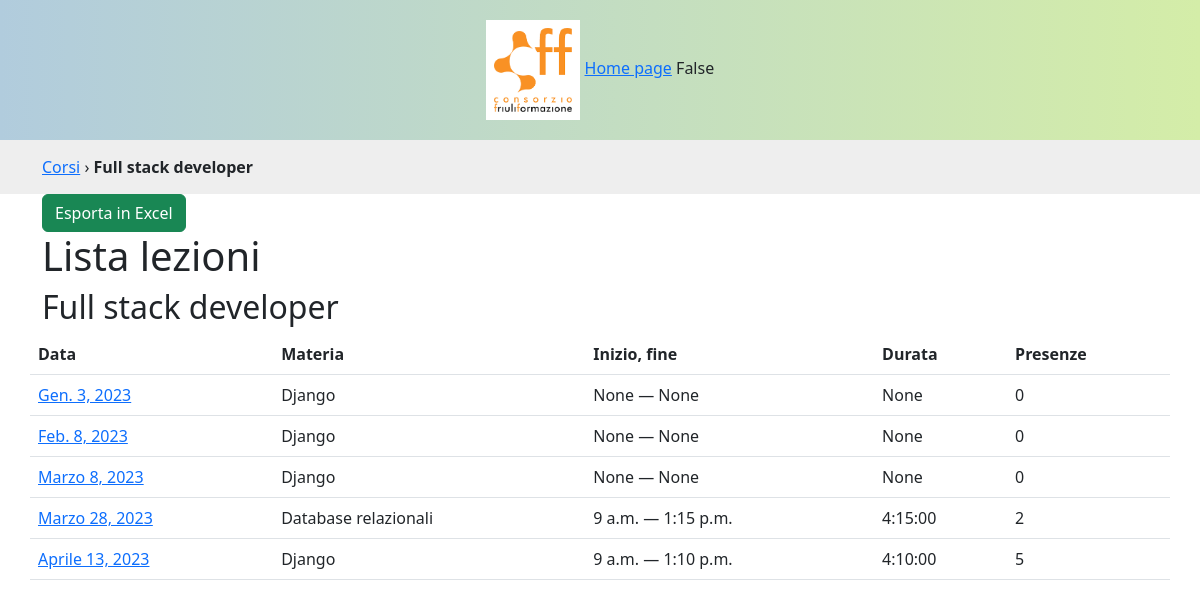
Screenshot of /corsi/1/lezioni/ with the database file from the repository.
### lezioni/models.py (models this page shows, shortened)
class Corso(models.Model):
    titolo = models.CharField(max_length=400)
    codice = models.CharField(max_length=20)
    data_inizio = models.DateField()
    data_fine = models.DateField()
    def __str__(self):
        return self.titolo
    class Meta:
        verbose_name_plural = 'Corsi'
        ordering = ['-data_inizio']

class Lezione(models.Model):
    TIPI_LEZIONE = (
        (None, 'Seleziona...'),
        ('T', 'Teoria'),
        ('P', 'Pratica'),
    )
    materia = models.ForeignKey(Materia, on_delete=models.PROTECT, related_name="lezioni")
    argomento = models.TextField(verbose_name="Di cosa avete parlato?", null=True, blank=True, help_text="Scrivi almeno 3 parole")
    data = models.DateField()
    online = models.BooleanField(default=False)
    tipologia = models.CharField(max_length=1, choices=TIPI_LEZIONE, null=True)
    ora_inizio = models.TimeField(null=True, blank=True)
    ora_fine = models.TimeField(null=True, blank=True)
    def durata(self):
        from datetime import datetime, date
        if self.ora_inizio and self.ora_fine:
            return datetime.combine(date.today(), self.ora_fine) - datetime.combine(date.today(), self.ora_inizio)
    class Meta:
        verbose_name_plural = 'Lezioni'
        ordering = ['-data']

class Materia(models.Model):
    nome = models.CharField(max_length=100)
    modulo = models.ForeignKey(Modulo, on_delete=models.PROTECT, related_name="materie")
    docente = models.ForeignKey(Persona, on_delete=models.PROTECT, null=True, blank=True, related_name='materie')
    def __str__(self):
        return self.nome
    class Meta:
        verbose_name_plural = 'Materie'

### lezioni/views.py (the view, shortened to what this page needs)
# urls.py: path('corsi/<int:id>/lezioni/', views.lezioni, name='lezioni'),
def lezioni(request, id):
    import openpyxl
    corso = Corso.objects.get(id=id)
    lezioni = Lezione.objects.filter(materia__modulo__corso=corso).order_by('data')
    context = {
        'corso': corso,
        'lezioni': lezioni
    }
    return render(request, 'lezioni.html', context)

### lezioni/templates/lezioni.html
{% extends 'base.html' %}
{% block breadcrumbs %}
<div id="breadcrumbs">
    <div class="container">
        <a href="{% url 'corsi' %}">Corsi</a> › <strong>{{corso}}</strong>
    </div>
</div>
{% endblock %}
{% block content %}
<a href="?excel" class="btn btn-success">Esporta in Excel</a>
<div class="row">
    <h1>Lista lezioni</h1>
        <h2>{{corso}}</h2>
    <table class="table">
        <tr>
            <th>Data</th>
            <th>Materia</th>
            <th>Inizio, fine</th>
            <th>Durata</th>
            <th>Presenze</th>
        </tr>
    {% for lezione in lezioni %}
        <tr>
            <td><a href="{% url 'dettaglio_lezione' lezione.pk %}">{{lezione.data}}</a></td>
            <td>{{lezione.materia}}</td>
            <td>{{lezione.ora_inizio}} — {{lezione.ora_fine}}</td>
            <td>{{lezione.durata}}</td>
            <td>{{lezione.presenze.count}}</td>
        </tr>
    {% endfor %}
    </table>
</div>
{% endblock content %}

### lezioni/static/lezioni/css/style.css (style rules this page uses)
#breadcrumbs { background-color: #eee; padding: 15px 0; }

### rows the page displays
Corso: titolo "Full stack developer"
Lezione: data "Gen. 3, 2023", materia "Django", ora_inizio "None", ora_fine "None", durata "None", presenze.count "0"
Lezione: data "Feb. 8, 2023", materia "Django", ora_inizio "None", ora_fine "None", durata "None", presenze.count "0"
Lezione: data "Marzo 8, 2023", materia "Django", ora_inizio "None", ora_fine "None", durata "None", presenze.count "0"
Lezione: data "Marzo 28, 2023", materia "Database relazionali", ora_inizio "9 a.m.", ora_fine "1:15 p.m.", durata "4:15:00", presenze.count "2"
Lezione: data "Aprile 13, 2023", materia "Django", ora_inizio "9 a.m.", ora_fine "1:10 p.m.", durata "4:10:00", presenze.count "5"

### other values shown
{{ request.user.is_authenticated }} "False"
